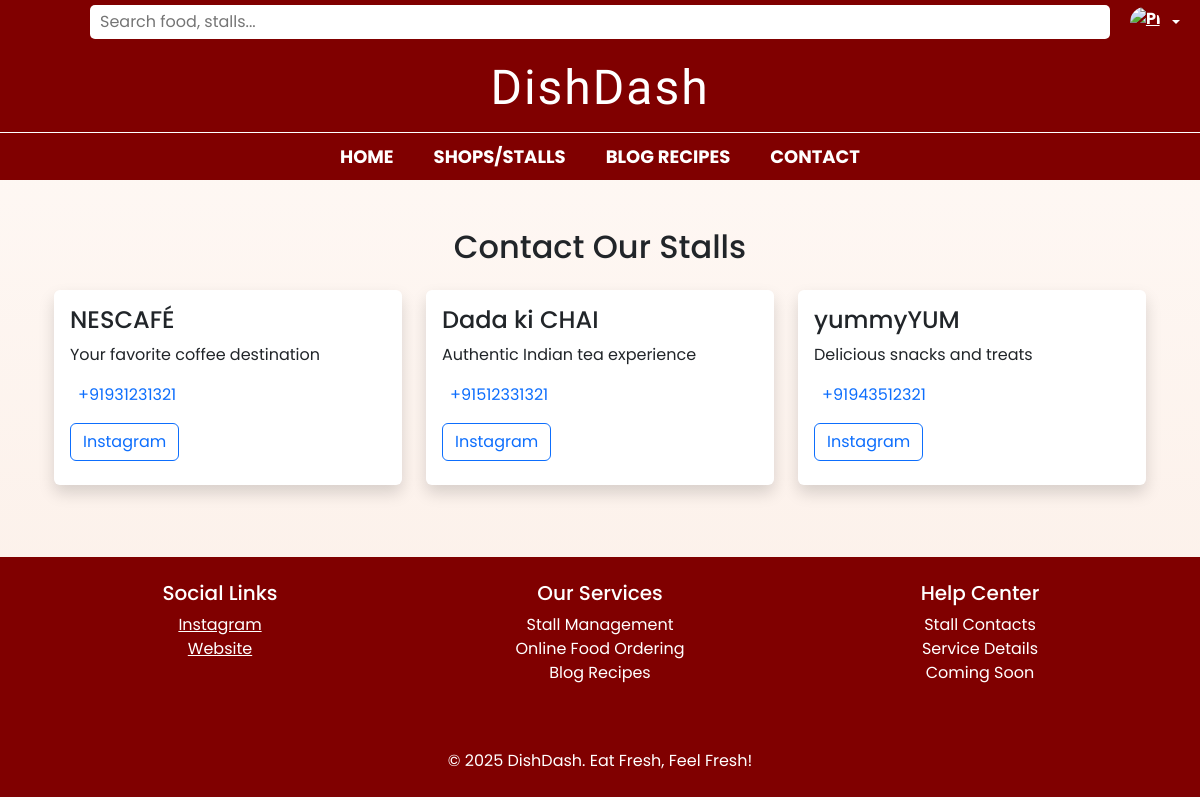
Screenshot of /contacts/ (signed in) with the database file from the repository.
### orders/models.py (models this page shows, shortened)
class Stall(models.Model):
    name = models.CharField(max_length=100)
    description = models.TextField(blank=True)
    contact_number = models.CharField(max_length=15, blank=True)
    instagram = models.URLField(blank=True)
    facebook = models.URLField(blank=True)
    twitter = models.URLField(blank=True)

### orders/views.py (the view)
# urls.py: path('contacts/', views.contacts, name='contacts'),
def contacts(request):
    stalls = Stall.objects.all()
    return render(request, 'orders/contacts.html', {'stalls': stalls})

### orders/Templates/orders/contacts.html (shortened to what this page needs)
{% extends 'orders/base.html' %}
{% block content %}
<div class="container mt-5">
    <h2 class="text-center mb-4">Contact Our Stalls</h2>
    <div class="row">
        {% for stall in stalls %}
        <div class="col-md-4 mb-4">
            <div class="card h-100 shadow">
                <div class="card-body">
                    <h4 class="card-title">{{ stall.name }}</h4>
                    <p class="card-text">{{ stall.description }}</p>
                    {% if stall.contact_number %}
                    <div class="mb-3">
                        <a href="tel:{{ stall.contact_number }}" class="text-decoration-none">
                            {{ stall.contact_number }}
                        </a>
                    </div>
                    {% endif %}
                    <div class="social-links">
                        {% if stall.instagram %}
                        <a href="{{ stall.instagram }}" target="_blank" class="btn btn-outline-primary me-2 mb-2">
                             Instagram
                        </a>
                        {% endif %}
                    </div>
                </div>
            </div>
        </div>
        {% empty %}
        <div class="col-12 text-center">
            <p>No stalls available.</p>
        </div>
        {% endfor %}
    </div>
</div>
{% endblock %}

### rows the page displays
Stall: name "NESCAFÉ", description "Your favorite coffee destination", contact_number "+91931231321"
Stall: name "Dada ki CHAI", description "Authentic Indian tea experience", contact_number "+91512331321"
Stall: name "yummyYUM", description "Delicious snacks and treats", contact_number "+91943512321"
